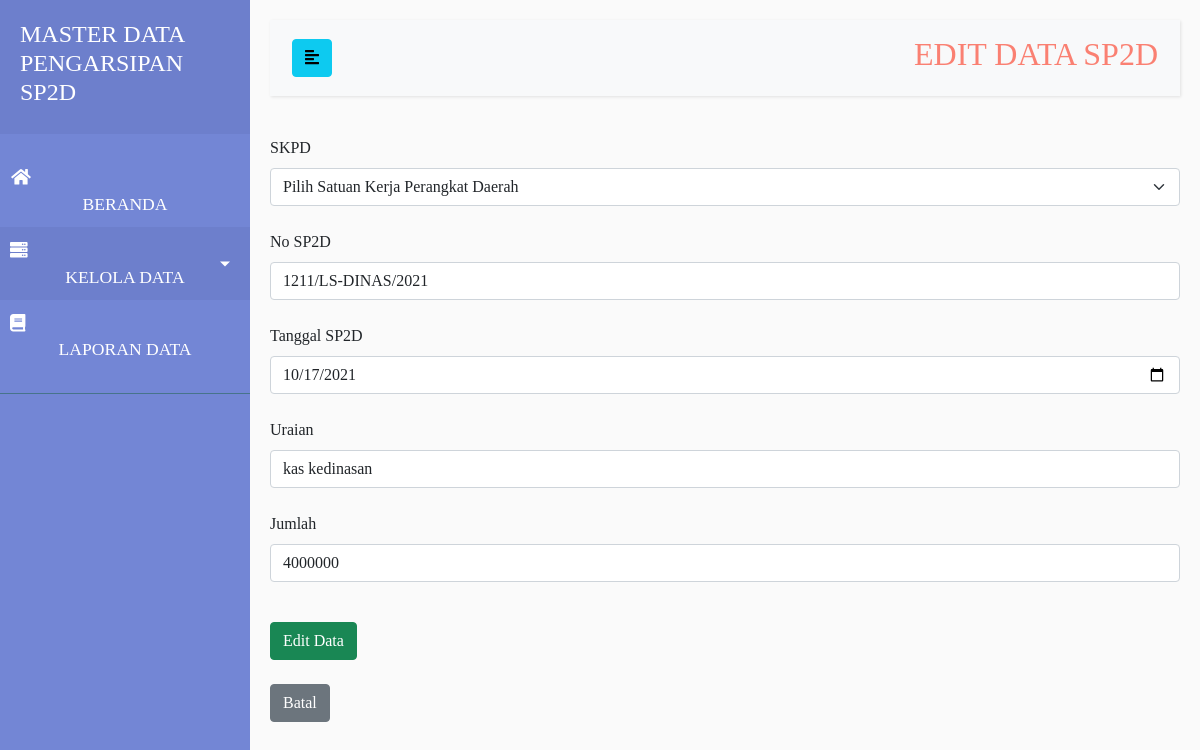
The app's page /editdata.php?id=20 with its own data.
### tables this page shows
CREATE TABLE `kasda` (
  `id` int(50) NOT NULL,
  `SKPD` varchar(255) DEFAULT NULL,
  `No_SP2D` varchar(255) DEFAULT NULL,
  `Tanggal_SP2D` date NOT NULL,
  `Uraian` varchar(255) DEFAULT NULL,
  `Jumlah` int(50) DEFAULT NULL
);

### editdata.php (the view, shortened to what this page needs)
<?php include "header.php"; ?>
        <div id="content">
            <nav class="navbar navbar-expand-lg navbar-light bg-light">
                <div class="container-fluid">
                    <button type="button" id="sidebarCollapse" class="btn btn-info">
                        <i class="fas fa-align-left"></i>
                    </button>
                   <center><h2>Edit Data SP2D<h2><center>
                </div>
            </nav>
                <?php
                include('koneksi.php');
                $id = $_GET['id'];
                $query = mysqli_query($koneksi, "SELECT * from kasda where id = '$id'");
                $row = mysqli_fetch_assoc($query);
                ?>
            <link href="https://cdn.jsdelivr.net/npm/bootstrap@5.0.2/dist/css/bootstrap.min.css" rel="stylesheet">
            <link rel="stylesheet" href="style.css">
            <form action="edit_aksi.php" method="post" id="formadd">
                <label for="SKPD">SKPD</label><br/>
                <select id="SKPD" name="SKPD" class="form-select" value="<?= $row['SKPD']; ?>" required="">
                    <option value="" disabled selected>Pilih Satuan Kerja Perangkat Daerah</option>
                </select><br/>
                <label for="No_SP2D">No SP2D</label>
                <input type="text" id="No_SP2D" name="No_SP2D" class="form-control" value="<?= $row['No_SP2D']; ?>" required=""><br/>
                <label for="Tanggal_SP2D">Tanggal SP2D</label>
                <input type="date" id="Tanggal_SP2D" name="Tanggal_SP2D" class="form-control" value="<?= $row['Tanggal_SP2D']; ?>" required=""><br/>
                <label for="Uraian">Uraian</label>
                <input type="text" id="Uraian" name="Uraian" class="form-control" value="<?= $row['Uraian']; ?>" required=""><br/>
                <label for="Jumlah">Jumlah</label>
                <input type="numeric" id="Jumlah" name="Jumlah" class="form-control" value="<?= $row['Jumlah']; ?>" required=""><br/>
                <input class="btn btn-success mt-3" type="submit" name="submit" value="Edit Data"><br><br>
                <a href="tampildata.php" class="form-inline my-2 my-lg-0 btn btn-secondary">Batal</a>
            </form>
        </div>
    </div>
<?php include "footer.php"; ?>

### style.css (style rules this page uses)
body { font-family: 'Poppins', sans-serif; background: #fafafa; }
a, a:hover, a:focus { color: inherit; text-decoration: none; transition: all 0.3s; }
.navbar { padding: 15px 10px; background: #fff; border: none; border-radius: 0; margin-bottom: 40px; box-shadow: 1px 1px 3px rgba(0, 0, 0, 0.1); }
#content { width: 100%; padding: 20px; min-height: 100vh; transition: all 0.3s; }

### editdata.php (style rules this page uses)
* { font-family: "Trebuchet MS"; }
h2 { text-transform: uppercase; color: salmon; }

### records on screen
kasda: No_SP2D "1211/LS-DINAS/2021", Tanggal_SP2D "10/17/2021", Uraian "kas kedinasan", Jumlah "4000000"
